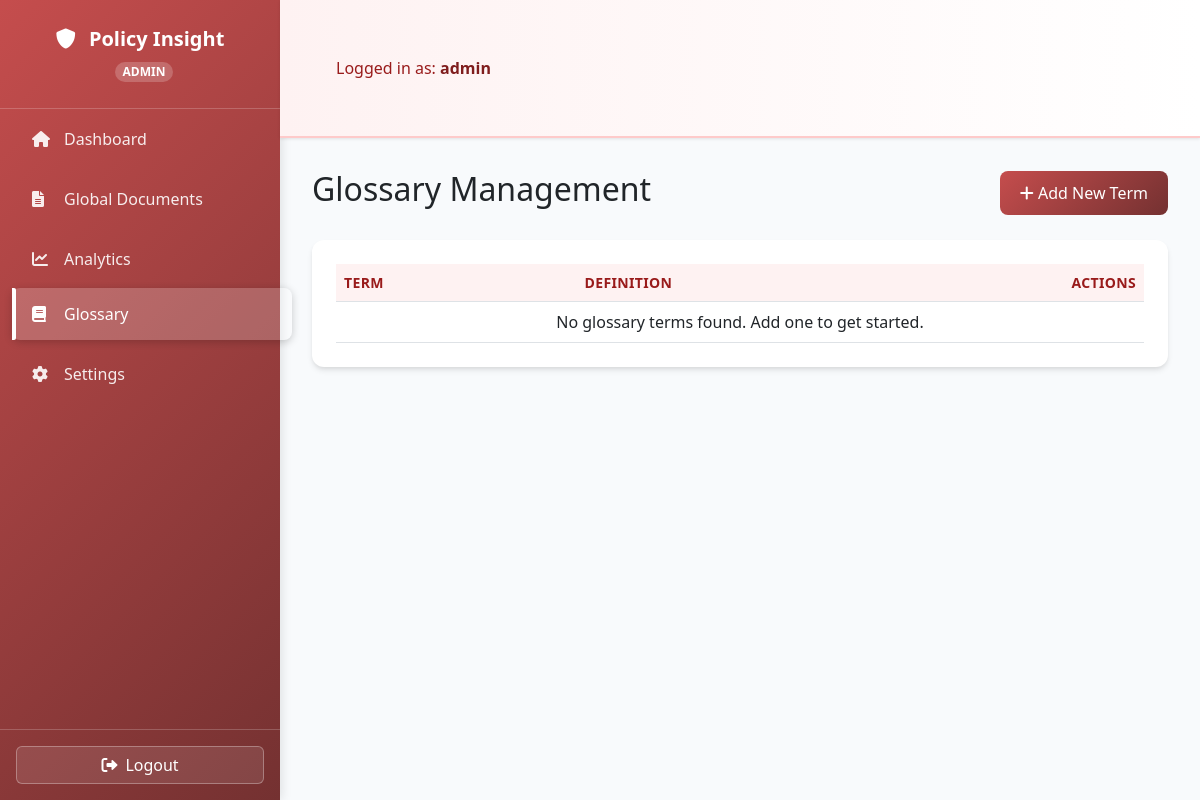
The app's page /admin/glossary (signed in), older data.
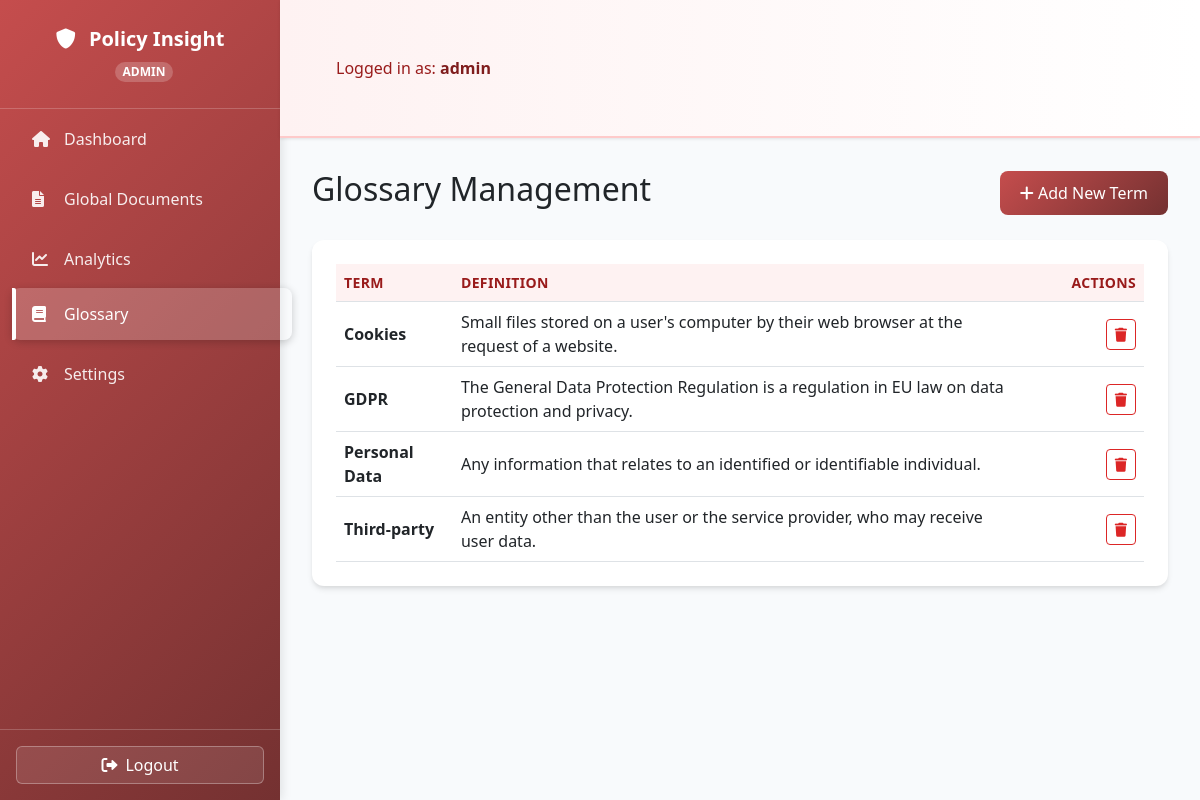
The same page, newer data.
### tables this page shows
CREATE TABLE glossary (
            id INTEGER PRIMARY KEY AUTOINCREMENT,
            term TEXT UNIQUE NOT NULL,
            definition TEXT NOT NULL
        );

### index.py (the view, shortened to what this page needs)
@app.route('/admin/glossary', methods=['GET', 'POST'])
@login_required(role="admin")
def admin_glossary():
    conn = get_db_connection()
    glossary_terms = conn.execute('SELECT * FROM glossary ORDER BY term').fetchall()
    conn.close(); return render_template('admin_glossary.html', glossary_terms=glossary_terms)

### index.py (called while the page is built)
def get_db_connection():
    conn = sqlite3.connect(DATABASE)
    conn.row_factory = sqlite3.Row
    return conn

def login_required(role="ANY"):
    def decorator(f):
        @wraps(f)
        def decorated_function(*args, **kwargs):
            user_id = session.get('user_id')
            if not user_id: flash('Please log in to access this page.', 'warning'); return redirect(url_for('login'))
            conn = get_db_connection()
            user = conn.execute('SELECT * FROM users WHERE id = ?', (user_id,)).fetchone()
            conn.close()
            if not user: session.clear(); flash('Your user account could not be found.', 'danger'); return redirect(url_for('login'))
            if role != "ANY" and user['role'] != role: flash('You do not have permission to access that page.', 'danger'); return redirect(url_for(f"{user['role']}_dashboard"))
            return f(*args, **kwargs)
        return decorated_function
    return decorator

### templates/admin_glossary.html (shortened to what this page needs)
{% extends "layout.html" %}
{% block content %}
<div class="d-flex justify-content-between align-items-center mb-4">
    <h2>Glossary Management</h2>
    <button class="btn btn-primary" data-bs-toggle="modal" data-bs-target="#addTermModal">
        <i class="fas fa-plus"></i> Add New Term
    </button>
</div>
<div class="card">
    <div class="card-body">
        <div class="table-responsive">
            <table class="table table-hover align-middle">
                <thead>
                    <tr>
                        <th>Term</th>
                        <th>Definition</th>
                        <th class="text-end" style="width: 120px;">Actions</th>
                    </tr>
                </thead>
                <tbody>
                    {% for item in glossary_terms %}
                    <tr>
                        <td><strong>{{ item['term'] }}</strong></td>
                        <td>{{ item['definition'] }}</td>
                        <td class="text-end">
                            <form action="{{ url_for('admin_delete_term', term_id=item['id']) }}" method="post" class="d-inline">
                                <button type="submit" class="btn btn-sm btn-outline-danger" onclick="return confirm('Are you sure you want to delete this term?');">
                                    <i class="fas fa-trash"></i>
                                </button>
                            </form>
                        </td>
                    </tr>
                    {% else %}
                    <tr>
                        <td colspan="3" class="text-center">No glossary terms found. Add one to get started.</td>
                    </tr>
                    {% endfor %}
                </tbody>
            </table>
        </div>
    </div>
</div>
{% endblock %}

Row changes from the older to the newer data that the page shows:
added glossary: term "Cookies", definition "Small files stored on a user's computer by their web browser at the request of a website."
added glossary: term "GDPR", definition "The General Data Protection Regulation is a regulation in EU law on data protection and privacy."
added glossary: term "Personal Data", definition "Any information that relates to an identified or identifiable individual."
added glossary: term "Third-party", definition "An entity other than the user or the service provider, who may receive user data."
Text that changed along with them:
text no longer shown: "No glossary terms found. Add one to get started."
